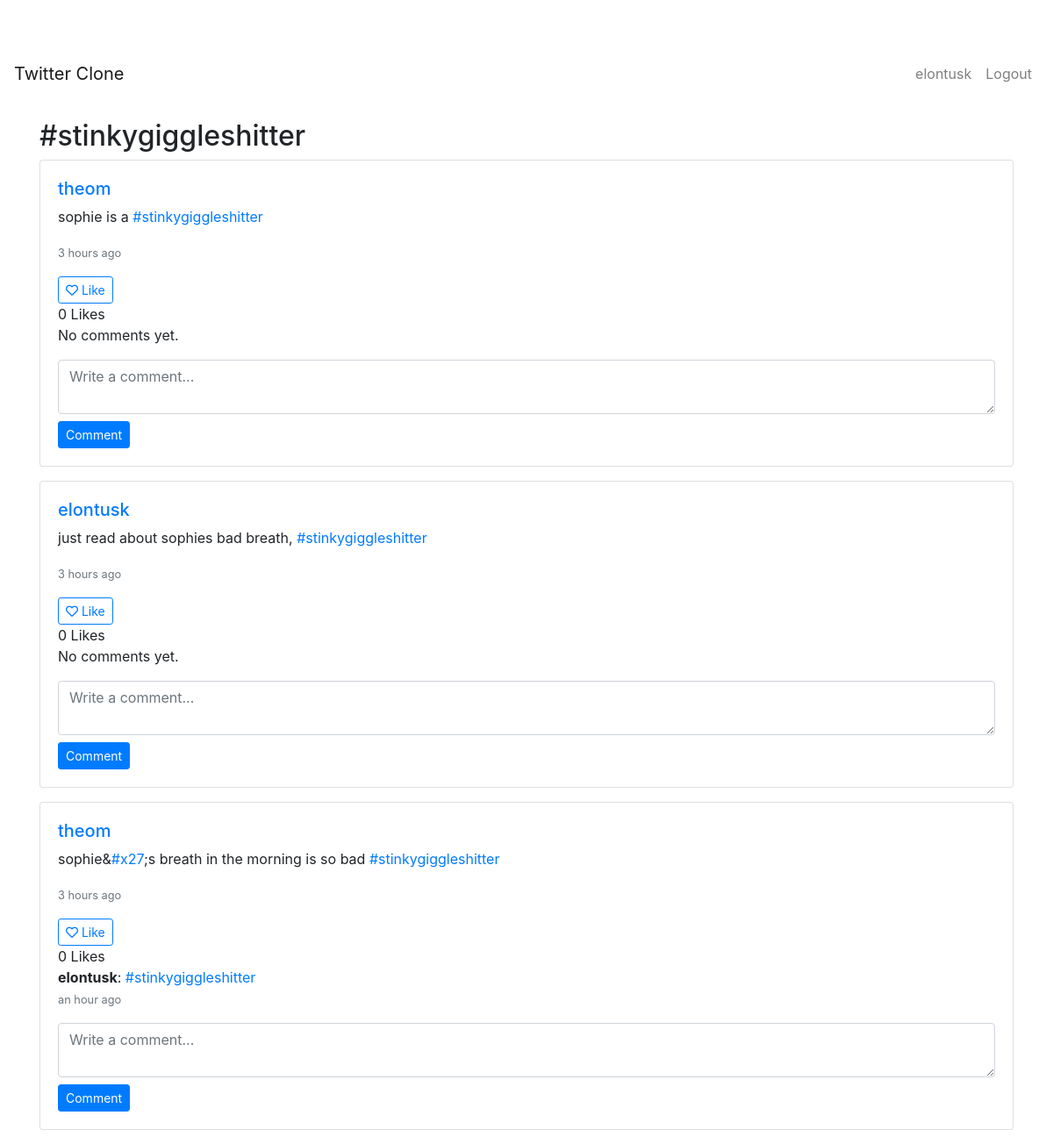
/hashtags/stinkygiggleshitter/ (signed in), run on the app's committed database.
### hashtags/models.py (models this page shows, shortened)
class Hashtag(models.Model):
    name = models.CharField(max_length=100, unique=True)

### posts/models.py (models this page shows, shortened)
class Post(models.Model):
    content = models.TextField(max_length=280)
    author = models.ForeignKey(User, on_delete=models.CASCADE, related_name='posts')
    created_at = models.DateTimeField(auto_now_add=True)
    hashtags = models.ManyToManyField(Hashtag, blank=True, related_name='posts')
    likes = models.ManyToManyField(User, blank=True, related_name='liked_posts')
    def total_likes(self):
        return self.likes.count()

### comments/models.py (models this page shows, shortened)
class Comment(models.Model):
    post = models.ForeignKey(
        Post, on_delete=models.CASCADE, related_name='comments'
    )
    author = models.ForeignKey(
        User, on_delete=models.CASCADE, related_name='comments'
    )
    content = models.TextField(max_length=280)
    created_at = models.DateTimeField(auto_now_add=True)
    hashtags = models.ManyToManyField(Hashtag, blank=True, related_name='comments')

### hashtags/views.py (the view)
# urls.py: path('<str:name>/', views.hashtag_detail, name='hashtag_detail'),
def hashtag_detail(request, name):
    hashtag = get_object_or_404(Hashtag, name=name.lower())
    posts = Post.objects.filter(hashtags=hashtag).order_by('-created_at')
    context = {
        'hashtag': hashtag,
        'posts': posts,
    }
    return render(request, 'hashtags/hashtag_detail.html', context)

### hashtags/templatetags/hashtags_extras.py (called while the page is built)
@register.filter
def link_hashtags(text):
    text = escape(text)
    def replace(match):
        hashtag = match.group(1)
        url = reverse('hashtags:hashtag_detail', args=[hashtag.lower()])
        link = f'<a href="{url}">#{hashtag}</a>'
        return link
    regex = r'#(\w+)'
    return mark_safe(re.sub(regex, replace, text))

### hashtags/templates/hashtags/hashtag_detail.html
{% extends 'base.html' %}
{% load humanize %}
{% load hashtags_extras %}
{% block content %}
<div class="container mt-4">
    <h2>#{{ hashtag.name }}</h2>
    {% if posts %}
        {% for post in posts %}
            {% include 'posts/partials/post_card.html' %}
        {% endfor %}
    {% else %}
        <p>No posts found for this hashtag.</p>
    {% endif %}
</div>
{% endblock %}

### templates/base.html (shortened to what this page needs)
{% load static %}
<!DOCTYPE html>
<html lang="en">
<head>
    <link rel="stylesheet" href="https://stackpath.bootstrapcdn.com/bootstrap/4.5.2/css/bootstrap.min.css">
    <link rel="stylesheet" href="{% static 'css/style.css' %}">
    <link rel="stylesheet" href="https://cdnjs.cloudflare.com/ajax/libs/font-awesome/5.15.1/css/all.min.css">
</head>
<body>
    <nav class="navbar navbar-expand-lg navbar-light">
        <a class="navbar-brand" href="{% url 'home' %}">Twitter Clone</a>
        <ul class="navbar-nav ml-auto">
            {% if user.is_authenticated %}
                <li class="nav-item">
                    <a class="nav-link" href="{% url 'profile' user.username %}">{{ user.username }}</a>
                </li>
                <li class="nav-item">
                    <a class="nav-link" href="{% url 'logout' %}">Logout</a>
                </li>
            {% endif %}
        </ul>
    </nav>
    {% block content %}
    {% endblock %}
</body>
</html>

### posts/templates/posts/partials/post_card.html
<div class="card mb-3">
    <div class="card-body">
        {% include 'posts/partials/post_content.html' %}
        <div class="d-flex justify-content-between align-items-center">
            <div id="like-button-{{ post.id }}">
                {% include 'posts/partials/like_button.html' %}
            </div>
        </div>
        {% include 'comments/partials/comment_section.html' %}
        {% include 'comments/partials/comment_box.html' %}
    </div>
</div>

### posts/templates/posts/partials/post_content.html
{% load humanize %}
{% load hashtags_extras %}
<h5>
    <a href="{% url 'profile' post.author.username %}">
        {{ post.author.username }}
    </a>
</h5>
<p>{{ post.content|link_hashtags|safe }}</p>
<p class="text-muted">
    <small>{{ post.created_at|naturaltime }}</small>
</p>

### posts/templates/posts/partials/like_button.html (shortened to what this page needs)
{% if user.is_authenticated %}
    <form id="like-form-{{ post.id }}" hx-post="{% url 'like_post' post.id %}" hx-target="#like-button-{{ post.id }}" hx-swap="innerHTML">
        <button type="submit" class="btn btn-sm {% if user in post.likes.all %}btn-outline-danger{% else %}btn-outline-primary{% endif %}">
            {% if user in post.likes.all %}
                <i class="fas fa-heart"></i> Unlike
            {% else %}
                <i class="far fa-heart"></i> Like
            {% endif %}
        </button>
    </form>
{% else %}
    <p><a href="{% url 'login' %}">Login</a> to like this post.</p>
{% endif %}
<span>{{ post.total_likes }} {{ post.total_likes|pluralize:"Like,Likes" }}</span>

### comments/templates/comments/partials/comment_section.html
{% load humanize %}
{% load hashtags_extras %}
<div class="comments">
    {% if post.comments.exists %}
        {% for comment in post.comments.all %}
            <div class="comment mb-2">
                <strong>{{ comment.author.username }}</strong>: {{ comment.content|link_hashtags }}
                <p class="text-muted">
                    <small>{{ comment.created_at|naturaltime }}</small>
                </p>
            </div>
        {% endfor %}
    {% else %}
        <p>No comments yet.</p>
    {% endif %}
</div>

### comments/templates/comments/partials/comment_box.html (shortened to what this page needs)
{% if user.is_authenticated %}
    <form method="post" action="{% url 'comments:add_comment' post.id %}">
        <div class="form-group mb-2">
            <textarea name="content" rows="2" class="form-control"
                      placeholder="Write a comment..."></textarea>
        </div>
        <button type="submit" class="btn btn-sm btn-primary">
            Comment
        </button>
    </form>
{% else %}
    <p>Please <a href="{% url 'login' %}">login</a> to comment.</p>
{% endif %}

### static/css/style.css (style rules this page uses)
.card { width: 100%; }
body { padding-top: 56px; }
.container { margin-top: 20px; }

### data on the page
Hashtag: name "stinkygiggleshitter"
Post: author.username "theom", content|link_hashtags "sophie is a #stinkygiggleshitter", created_at "3 hours ago", shows "Like", total_likes "0", shows "No comments yet."
Post: author.username "elontusk", content|link_hashtags "just read about sophies bad breath, #stinkygiggleshitter", created_at "3 hours ago", shows "Like", total_likes "0", shows "No comments yet."
Post: author.username "theom", content|link_hashtags "sophie& #x27 ;s breath in the morning is so bad #stinkygiggleshitter", created_at "3 hours ago", shows "Like", total_likes "0"
Comment: author.username "elontusk", content|link_hashtags "#stinkygiggleshitter", created_at "an hour ago"

### other printed values
{{ user.username }} "elontusk"
